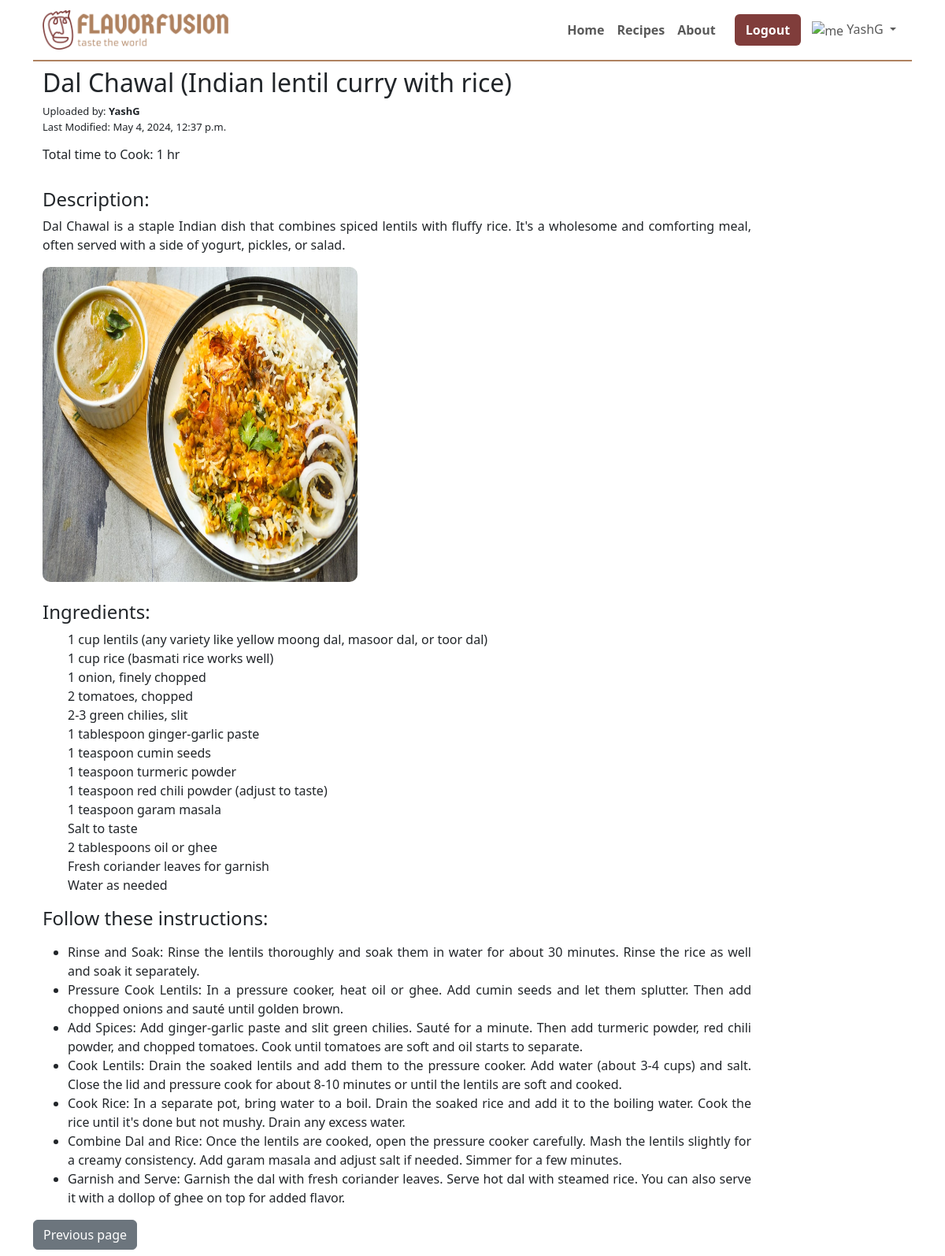
The page /recipe/9/ (signed in) on the database its author committed.
### Recipes/models.py (models this page shows, shortened)
class Recipe(models.Model):
    title = models.CharField(max_length=200)
    user = models.ForeignKey(User, on_delete=models.SET_NULL, null=True, blank=True)
    description = models.TextField()
    ingredients = models.TextField()
    instructions = models.TextField()
    time_to_cook = models.IntegerField()
    date_created = models.DateTimeField(auto_now_add=True)
    date_modified = models.DateTimeField(auto_now=True)
    recepie_image = models.ImageField(upload_to="recepie")

### Recipes/views.py (the view)
# urls.py: path('recipe/<int:pk>/', recipe, name='recipe'),
def recipe(request, pk):
    recipe = get_object_or_404(Recipe, pk=pk)
    return render(request, 'recipe.html', {'recipe': recipe})

### Recipes/templatetags/custom_filters.py (called while the page is built)
@register.filter
def separate_instructions(text):
    lines = text.split('\n')
    result = '<ul style="max-width: 900px; text-align: justify;">'
    for line in lines:
        result += f'<li>{line.strip()}</li>'
    result += '</ul>'
    return result

### Recipes/templates/recipe.html
{% extends 'base.html' %}
{% load custom_filters %}
{% block start %}
<div class="container">
    <h2>{{ recipe.title }}</h2>
    <p style="font-size: small; margin: 0%;">Uploaded by: <strong>{{ recipe.user }}</strong></p>
    <p style="font-size: small;">Last Modified: {{ recipe.date_modified }}</p>
    <h6>Total time to Cook: {{ recipe.time_to_cook }} hr</h6><br>
    <h4>Description:</h4>
    <p style="max-width: 900px; text-align: justify;">{{ recipe.description }}</p>
    <img src="/media/{{ recipe.recepie_image }}" alt="{{ recipe.title }}"
        style="height: 400px; width: 400px; border-radius: 10px;"><br>
        <br>
    <h4>Ingredients:</h4>
    <ul>
        {{ recipe.ingredients|linebreaks}}
    </ul>
    <h4>Follow these instructions:</h4>
    <p >{{ recipe.instructions|separate_instructions|safe }}</p>
</div>
<a href="javascript:history.go(-1);" class="btn btn-secondary">Previous page</a>
{% endblock %}

### Home/templates/base.html (shortened to what this page needs)
{% load static %}
<!doctype html>
<html lang="en">
<head>
    <link href="https://cdn.jsdelivr.net/npm/bootstrap@5.3.3/dist/css/bootstrap.min.css" rel="stylesheet"
>
    <link rel="stylesheet" href="{% static 'style.css' %}">
</head>
<body>
    <div class="container">
        <nav class="navbar navbar-expand-lg" style="background-color: #fff; border-bottom: 2px solid #AF8260;">
            <div class="container-fluid">
                <a class="navbar-brand" href="/"><img src="{% static 'logo.png' %}" style="height: 50px;"></a>
                <div class="collapse navbar-collapse" id="navbarSupportedContent">
                    <ul class="navbar-nav ms-auto mb-2 mb-lg-0 " style="align-items: center;">
                        <li class="nav-item">
                            <a class="nav-link" aria-current="page" href="{% url 'home' %}"
                                style="font-weight: bold;">Home</a>
                        </li>
                        <li class="nav-item ">
                            <a class="nav-link" href="{% url 'recipes' %}" style="font-weight: bold;">Recipes</a>
                        </li>
                        <li class="nav-item me-3">
                            <a class="nav-link" href="{% url 'about' %}" style="font-weight: bold;">About</a>
                        </li>
                        {% if request.user.is_authenticated %}
                        <a href="/logout/"><button class="btn btn-custom" type="submit">Logout</button></a>
                        <li class="nav-item dropdown">
                            <a class="nav-link dropdown-toggle" href="#" id="navbarDropdown" role="button" data-bs-toggle="dropdown" aria-expanded="false">
                                <span>
                                    <img src="{% static 'abstract-user-flat-3.svg' %}" alt="me" style="width: 40px;">
                                    <span class="username">{{ user.username }}</span>
                                </span>
                            </a>
                        </li>
                        {% endif %}
                    </ul>
                </div>
            </div>
        </nav>
    </div>
    <div class="container my-2">
        {% block start %}
        {% endblock %}
    </div>
</body>
</html>

### Home/static/style.css (style rules this page uses)
.btn-custom { color: #fff; background-color: #803D3B; font-weight: 700; border-width: 2px; margin-right: 6px; }

### rows shown on the page
Recipe: title "Dal Chawal (Indian lentil curry with rice)", user "YashG", date_modified "May 4, 2024, 12:37 p.m.", time_to_cook "1", description "Dal Chawal is a staple Indian dish that combines spiced lentils with fluffy rice. It's a wholesome and comforting meal, often served with a side of yogurt, pickles, or salad.", recepie_image (picture), ingredients "1 cup lentils (any variety like yellow moong dal, masoor dal, or toor dal) 1 cup rice (basmati rice works well) 1 onion, finely chopped 2 tomatoes, chopped 2-3 green chilies, slit 1 tablespoon ginger-garlic paste 1 teaspoon cumin seeds 1 teaspoon turmeric powder 1 teaspoon red chili powder (adjust to taste) 1 teaspoon garam masala Salt to taste 2 tablespoons oil or ghee Fresh coriander leaves for garnish Water as needed", instructions|separate_instructions "Rinse and Soak: Rinse the lentils thoroughly and soak them in water for about 30 minutes. Rinse the rice as well and soak it separately. Pressure Cook Lentils: In a pressure cooker, heat oil or ghee. Add cumin seeds and let them splutter. Then add chopped onions and sauté until golden brown. Add Spices: Add ginger-garlic paste and slit green chilies. Sauté for a minute. Then add turmeric powder, red chili powder, and chopped tomatoes. Cook until tomatoes are soft and oil starts to separate. Cook Lentils: Drain the soaked lentils and add them to the pressure cooker. Add water (about 3-4 cups) and salt. Close the lid and pressure cook for about 8-10 minutes or until the lentils are soft and…"

### other values the page prints
{{ user.username }} "YashG"
